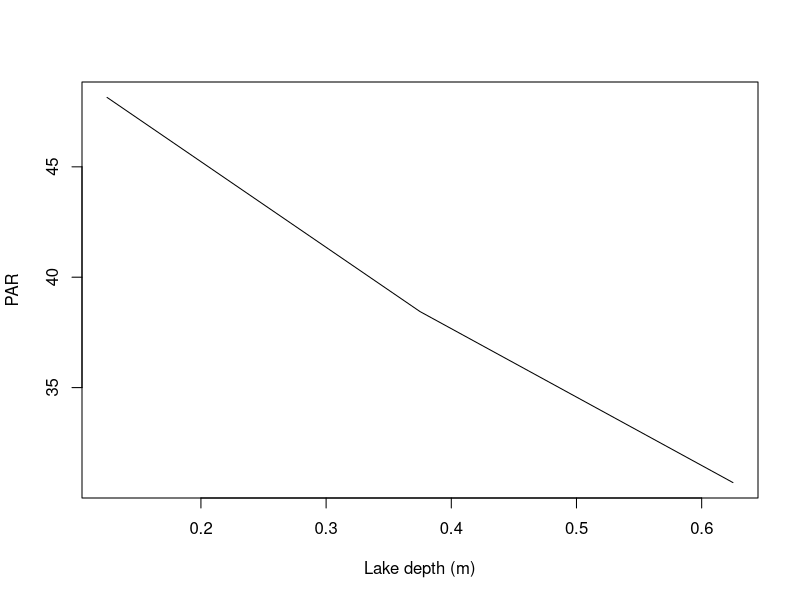
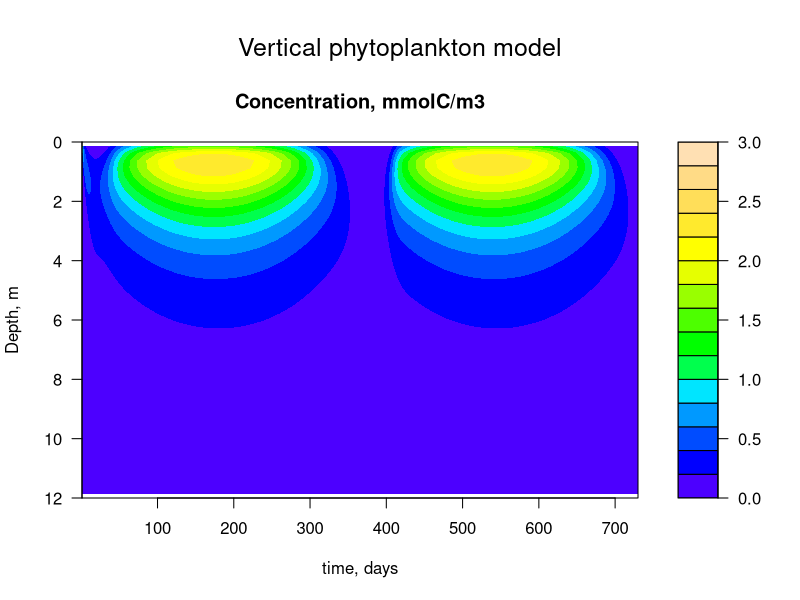
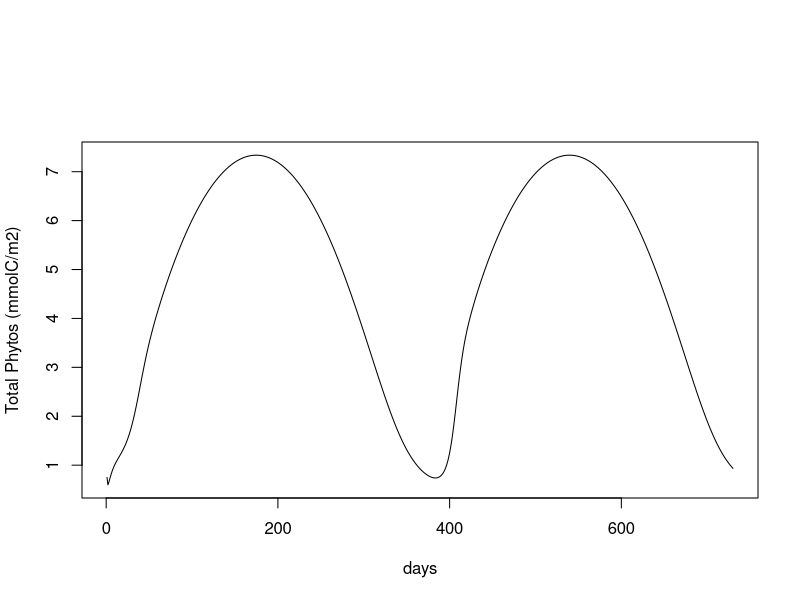

Reproduce these figures in R, in order.
## ---- chunk 1
knitr::opts_chunk$set(echo = TRUE)
## ---- chunk 2
PHYTO <- c(10, 0, 10)
## ---- chunk 3
advection_flux_density_top <- 0
area <- 100
u <- 0.2
delx <- 0.25
## ---- chunk 4
advection_flux <- u * PHYTO * area
## ---- chunk 5
advection_flux_top <- advection_flux_density_top * area
advection_flux <- c(advection_flux_top, advection_flux)
## ---- chunk 6
advection_flux
PHYTO
## ---- chunk 7
diff(advection_flux)
## ---- chunk 8
advection <- -diff(advection_flux)
## ---- chunk 9
advection <- -(1/area)*(diff(advection_flux) / delx) 
## ---- chunk 10
advection
## ---- chunk 11
PHYTO
## ---- chunk 12
D <- 0.01
area <- 100
top_diffusion_gradient <- 0.0
bottom_diffusion_gradient <- 0.0
delx <- 0.25
## ---- chunk 13
gradient_between_boxes <- diff(PHYTO) 
## ---- chunk 14
gradient <- c(top_diffusion_gradient, gradient_between_boxes, bottom_diffusion_gradient)
## ---- chunk 15
gradient <- gradient / delx
## ---- chunk 16
gradient
PHYTO
## ---- chunk 17
diffusion_flux <- area * -D * gradient
## ---- chunk 18
diff(diffusion_flux)
## ---- chunk 19
-diff(diffusion_flux)
## ---- chunk 20
diffusion <- - (1 / area) * (diff(diffusion_flux) / delx)
## ---- chunk 21
diffusion
## ---- chunk 22
t <- 1
PAR_surface   <- 0.5 * (540 + 440 * sin(2 * pi * t / 365 - 1.4))
## ---- chunk 23
light_extinction <- 0.9
lake_depth <- 0.75
layer_mid_depths <- seq(delx/2, lake_depth - (delx/2), by = delx) 
layer_PAR <- PAR_surface * exp(-light_extinction * layer_mid_depths)
## ---- chunk 24
plot(layer_mid_depths,layer_PAR , type = "l", xlab = "Lake depth (m)", ylab = "PAR")
## ---- chunk 25
maxUptake <- 2
ksPAR <- 140
C_Uptake <- maxUptake *  PHYTO * (layer_PAR / (layer_PAR + ksPAR)) 
C_Uptake
## ---- chunk 26
mortalityRate <- 0.05
Mortality <- mortalityRate * PHYTO^2
## ---- chunk 27
reaction <- C_Uptake - Mortality
## ---- chunk 28
print("PHYTO")
PHYTO
print("Advection")
advection
print("Diffusion")
diffusion
print("Reaction")
reaction
## ---- chunk 29
dPHYTO_dt <- advection + diffusion + reaction
dPHYTO_dt
## ---- chunk 30
phyto_depth_model <- function(t, state, parms){
  
  #unpack states
  #note that PHYTOS is a vector where each cell is a different depth
  PHYTO <- state
  
  #Unpack parameters
  u <- parms[1]
  maxUptake <- parms[2]
  light_extinction <- parms[3]
  ksPAR <- parms[4]
  mortalityRate <- parms[5]
  D <- parms[6]
  
  #Boundary conditions
  phyto_flux_top <- parms[7]
  top_diffusion_gradient <- parms[8]
  bottom_diffusion_gradient <- parms[9]
  
  #Physical description
  area <- parms[10]
  lake_depth <- parms[11]
  numboxes <- parms[12]
  
  #Calculate the thickness of each layer
  delx <- lake_depth / numboxes
  
  #Calculate the environment (note that this depends on time)
  #This the par at the top of the water column
  PAR_surface   <- 0.5 * (540 + 440 * sin(2 * pi * t / 365 - 1.4))
  
  # Reaction
  #calculate the depth of the middle of the box
  layer_mid_depths <- seq(delx, lake_depth, by = delx) 
  layer_PAR <- PAR_surface * exp(-light_extinction * layer_mid_depths)
  
  C_Uptake <- maxUptake *  PHYTO * (layer_PAR / (layer_PAR + ksPAR)) 
  Mortality <- mortalityRate * PHYTO^2
  reaction <- C_Uptake - Mortality
  
  #Diffusion calculation
  gradient_middle_boxes <- diff(PHYTO) 
  gradient <- c(top_diffusion_gradient, gradient_middle_boxes, bottom_diffusion_gradient) / delx
  diffusion_flux <- area * D * gradient
  diffusion <- (1/area) * (diff(diffusion_flux) / delx)
  
  # Advection calculation
  advection_flux <- c(phyto_flux_top, u * PHYTO) * area
  advection <- -(1/area) * (diff(advection_flux) / delx)
  
  # Net change for each box (this a vector)
  dPHYTO_dt <- advection + diffusion + reaction
  
  #This returns the VECTOR of derivatives for each layer box
  list(c(dPHYTO_dt)) 
  
}
## ---- chunk 31
#Parameters
#Currency = mmolC/m3
#Time scale = day
parms <- c(
  #Parameters
  0.2, # vp: meters/day, Phyto sinking rate
  2, #maxUptake: 1/day, Max Phyto growth rate    #
  0.9,  #light_extinction: unitless, Light extinction rate
  140,  #ksPAR units of light, Light half saturation
  0.5, #mortalityRate: 1/day, mortality of plankton
  0.01, # D: m2/day, Diffusion rate constant
  #Boundary conditions
  0, # phyto_flux_top (BOUNDRY CONDITION): mmolC/m2/d  flux at the upper boundary (Phyto input from outside the lake)
  0, #top_diffusion_gradient (BOUNDRY CONDITION): mmolC/m, concentraton gradient at top 
  0, #bottom_diffusion_gradient (BOUNDRY CONDITION): mmolC/m, concentration gradient at bottom
  #Physical descriptions of the lake
  1, #horizontal_area: horizontal area of lake m2
  12, #lake_depth: depth of lake (m)
  48)  #numboxes: number of boxes simulated

numboxes <- parms[12]

#First set all layers equal to zero
yini <- rep(0, numboxes)

#Then initialize the layers where the Phytos are starting
yini[1] <- 3

library(deSolve)

#Use DeSolve to integrate 
simulation_time <- 2 * 365 #DAYS
dt <- 1
times <- seq(1, simulation_time, by = dt)

output <- ode(y = yini, 
              times = times, 
              func = phyto_depth_model, 
              parms = parms)
## ---- chunk 32
#Note that the first column in time and the other columns are the different depths that the derivative are calculated
#Initial conditions
area <- parms[10]
lake_depth <- parms[11]
numboxes <- parms[12]
delx <- lake_depth / numboxes
output <- as.data.frame(output)

#Rename the columns to match the depths
depths <- seq(from = delx / 2, by = delx, length.out = numboxes)  # sequence, 1 m intervals
names(output) <- c("time", depths)
output

#Grab the columns that correspond to the different depths
PHYTO <- output[, 2:(numboxes + 1)]

# temporal-spatial plot of the concentrations
par(oma = c(0, 0, 3, 0))   # set margin size (oma) so that the title is included
col <- topo.colors

filled.contour(x = times, 
               y = depths, 
               z = as.matrix(PHYTO), 
               color = col, 
               ylim = c(lake_depth, 0), 
               zlim = range(c(PHYTO)),
               xlab = "time, days", 
               ylab = "Depth, m", 
               main = "Concentration, mmolC/m3")

mtext(outer = TRUE, side = 3, "Vertical phytoplankton model", cex = 1.5)
## ---- chunk 33
phyto_total <- rowMeans(PHYTO) * lake_depth
plot(times, phyto_total, type = "l", xlab = "days", ylab = "Total Phytos (mmolC/m2)")
